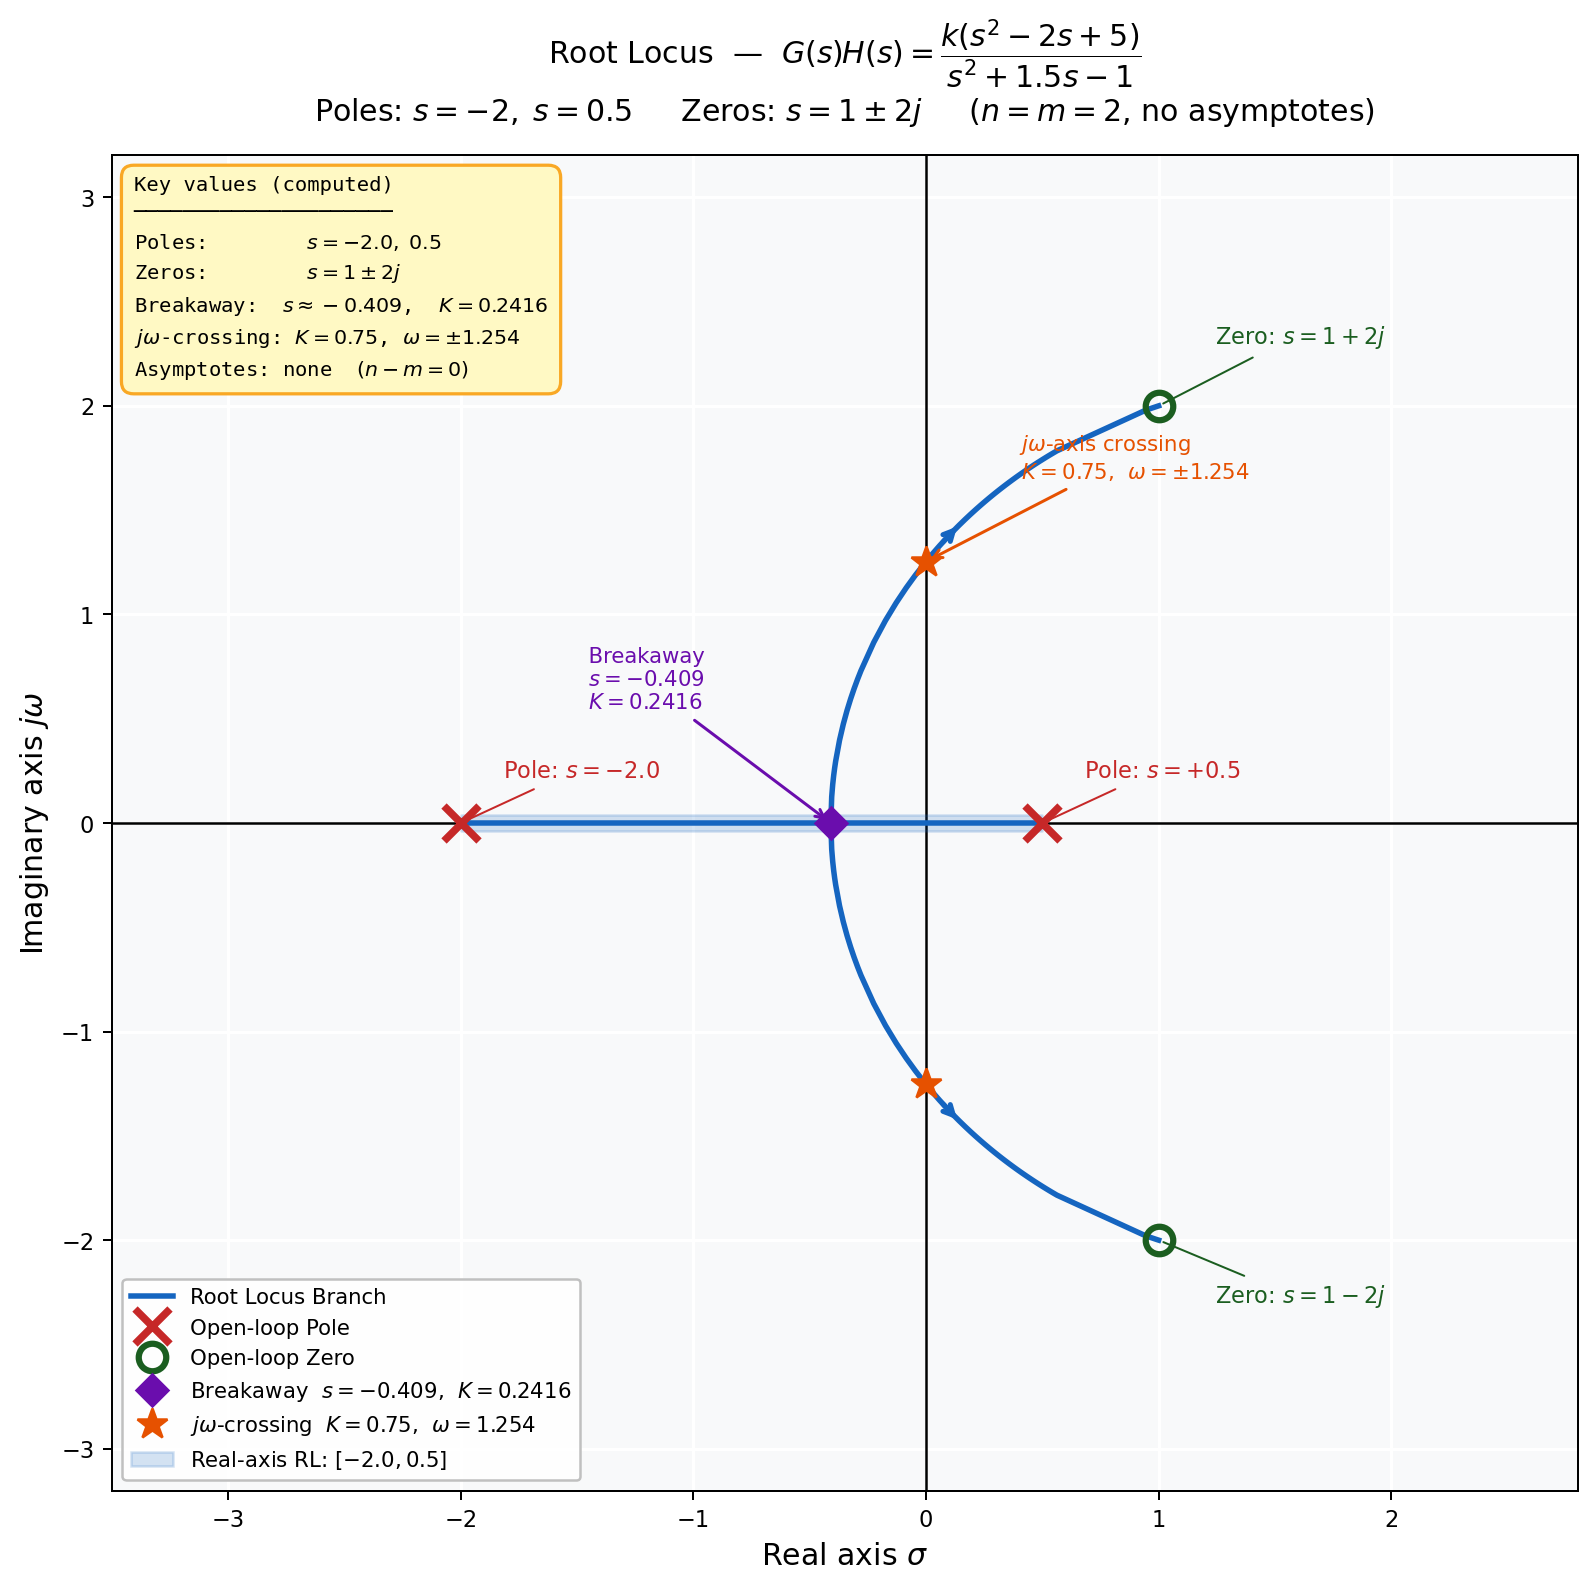

Python code for this plot:
"""
Root Locus for G(s)H(s) = k(s^2 - 2s + 5) / (s^2 + 1.5s - 1)
All values computed analytically / numerically via numpy & control.
"""

import numpy as np
import matplotlib.pyplot as plt
import matplotlib.patches as mpatches
from matplotlib.lines import Line2D
import control
import warnings
warnings.filterwarnings("ignore")

# ── Transfer function ────────────────────────────────────────────────────────
num = [1, -2, 5]          # s^2 - 2s + 5
den = [1,  1.5, -1]       # s^2 + 1.5s - 1
sys = control.tf(num, den)

# ── Analytical poles & zeros ─────────────────────────────────────────────────
poles = np.roots(den)
zeros = np.roots(num)

print("=" * 60)
print("G(s)H(s) = k(s² - 2s + 5) / (s² + 1.5s - 1)")
print("=" * 60)
print(f"\nPoles  (open-loop):  {poles}")
print(f"Zeros  (open-loop):  {zeros}")

n = len(poles)   # 2
m = len(zeros)   # 2
print(f"\nNumber of poles n = {n}")
print(f"Number of zeros m = {m}")
print(f"Branches going to ∞ = n - m = {n - m}  (no asymptotes needed)")

# ── Real-axis locus segments ─────────────────────────────────────────────────
# Real-axis rule: point on RL if #(real poles + real zeros) to its RIGHT is odd
real_poles = poles[np.abs(poles.imag) < 1e-9].real
real_zeros = zeros[np.abs(zeros.imag) < 1e-9].real
all_real = np.sort(np.concatenate([real_poles, real_zeros]))[::-1]
print(f"\nReal-axis critical points (right→left): {all_real}")
print("Real-axis RL segments:")
for i, s in enumerate(all_real):
    count = i + 1
    if count % 2 == 1:
        if i + 1 < len(all_real):
            print(f"  [{all_real[i+1]:.4f}, {s:.4f}]")
        else:
            print(f"  (-∞, {s:.4f}]")

# ── Breakaway / break-in points ──────────────────────────────────────────────
# dK/ds = 0  where K = -den(s)/num(s)
# d/ds [den/num] = (den'·num - den·num') / num² = 0  → den'·num = den·num'
# Numerically: find roots of den'(s)·num(s) - den(s)·num'(s) = 0
dden = np.polyder(den)
dnum = np.polyder(num)
# polynomial: dden * num - den * dnum
char_poly = np.polysub(np.polymul(dden, num), np.polymul(den, dnum))
breakpts_all = np.roots(char_poly)
print(f"\nBreakaway/break-in candidate roots: {breakpts_all}")

# Keep only real roots that lie on the real-axis locus
def k_at_s(s_val):
    """Return K = -P(s)/Z(s), real part only for real s."""
    return -np.polyval(den, s_val) / np.polyval(num, s_val)

breakpts = []
for bp in breakpts_all:
    if np.abs(bp.imag) < 1e-6:
        bpr = bp.real
        k_val = k_at_s(bpr).real
        if k_val >= 0:
            breakpts.append((bpr, k_val))
            print(f"  Valid breakaway/break-in at s = {bpr:.6f},  K = {k_val:.6f}")

# ── Gain K at specific points ────────────────────────────────────────────────
def gain_at_s(s_complex):
    """K = |den(s)| / |num(s)|  (magnitude condition)."""
    return np.abs(np.polyval(den, s_complex)) / np.abs(np.polyval(num, s_complex))

# ── Compute root locus numerically over a fine K range ──────────────────────
k_values = np.concatenate([
    np.linspace(0, 0.001, 200),
    np.linspace(0.001, 0.1, 500),
    np.linspace(0.1, 5, 2000),
    np.linspace(5, 50, 500),
])

all_roots = []
for k in k_values:
    cl_den = np.polyadd(den, k * np.array(num))
    roots = np.roots(cl_den)
    all_roots.append(np.sort_complex(roots))

all_roots = np.array(all_roots)

# ── Sort branches continuously (greedy nearest-neighbor) ─────────────────────
branches = all_roots.copy()
for i in range(1, len(branches)):
    prev = branches[i-1]
    curr = all_roots[i]
    # Try both orderings and pick the one minimising total movement
    order = list(range(n))
    for j in range(n):
        dists = np.abs(curr - prev[j])
        order[j] = np.argmin(dists)
        curr_copy = curr.copy()
    branches[i] = curr[order] if len(set(order)) == n else curr

# ── Departure angles from complex poles (none here, poles are real) ──────────
# All poles are real → angles are 0° or 180°, handled by real-axis rule.

# ── Arrival angles at complex zeros ─────────────────────────────────────────
print("\nArrival angles at zeros:")
for z in zeros:
    angle_from_poles = sum(np.angle(z - p) for p in poles)
    angle_from_zeros = sum(np.angle(z - ze) for ze in zeros if ze != z)
    # angle condition: angle_from_poles - angle_from_zeros = (2k+1)π
    arrival = np.pi * (2*0+1) - angle_from_poles + angle_from_zeros
    print(f"  zero={z:.3f}  arrival angle = {np.degrees(arrival):.2f}°")

# ── Imaginary-axis crossing (jω-axis) ────────────────────────────────────────
# Characteristic: s^2(1+k) + s(1.5-2k) + (-1+5k) = 0
# At s=jω: -(1+k)ω² + j·ω(1.5-2k) + (-1+5k) = 0
# Real: -(1+k)ω² + (-1+5k) = 0  →  ω² = (5k-1)/(k+1)
# Imag: ω(1.5-2k) = 0 → ω=0 (trivial) or k=0.75
k_cross = 0.75
w_cross = np.sqrt((5*k_cross - 1)/(k_cross + 1))
print(f"\nImaginary-axis crossing: K = {k_cross:.4f},  jω = ±{w_cross:.4f}j")

# ── Gain at key points ────────────────────────────────────────────────────────
print(f"\nGain at breakaway point s={breakpts[0][0]:.4f}:  K = {breakpts[0][1]:.6f}")
print(f"Gain at jω-crossing s=j{w_cross:.4f}:   K = {k_cross:.4f}")
print(f"Gain at zeros (K→∞): {zeros}")

# ════════════════════════════════════════════════════════════════════════════════
#  PLOT
# ════════════════════════════════════════════════════════════════════════════════
fig, ax = plt.subplots(figsize=(9, 9))
ax.set_facecolor("#f8f9fa")
fig.patch.set_facecolor("white")

# Grid
ax.grid(True, color="white", linewidth=1.2, zorder=0)
ax.set_axisbelow(True)

# ── Draw root locus branches ──────────────────────────────────────────────────
colors = ["#1f77b4", "#d62728"]
labels_added = set()

# Use control library for clean branch data
rlist, klist = control.root_locus(sys, plot=False)

# rlist shape: (len_k, n_poles)
for branch_idx in range(n):
    br = rlist[:, branch_idx]
    real_parts = br.real
    imag_parts = br.imag

    label = "Root Locus Branch" if "branch" not in labels_added else None
    ax.plot(real_parts, imag_parts, color="#1565C0", linewidth=2.2,
            label=label, zorder=3)
    if "branch" not in labels_added:
        labels_added.add("branch")

    # Arrow at mid-point to show direction of increasing K
    mid = len(br) // 2
    dx = br[mid+1].real - br[mid].real
    dy = br[mid+1].imag - br[mid].imag
    ax.annotate("", xy=(br[mid].real + dx*3, br[mid].imag + dy*3),
                xytext=(br[mid].real, br[mid].imag),
                arrowprops=dict(arrowstyle="->", color="#1565C0", lw=2.0),
                zorder=5)

# ── Poles (×) ────────────────────────────────────────────────────────────────
for i, p in enumerate(poles):
    ax.plot(p.real, p.imag, 'x', color='#C62828', markersize=14,
            markeredgewidth=3, zorder=6,
            label="Open-loop Pole" if i == 0 else None)
    ax.annotate(f"  Pole: $s={p.real:+.1f}$",
                xy=(p.real, p.imag), xytext=(p.real + 0.12, p.imag + 0.22),
                color='#C62828', fontsize=9,
                arrowprops=dict(arrowstyle="-", color='#C62828', lw=0.8))

# ── Zeros (○) ────────────────────────────────────────────────────────────────
for i, z in enumerate(zeros):
    ax.plot(z.real, z.imag, 'o', color='#1B5E20', markersize=11,
            markerfacecolor='none', markeredgewidth=2.5, zorder=6,
            label="Open-loop Zero" if i == 0 else None)
    sign = "+" if z.imag >= 0 else "-"
    ax.annotate(f"  Zero: $s={z.real:.0f}{sign}{abs(z.imag):.0f}j$",
                xy=(z.real, z.imag), xytext=(z.real + 0.18, z.imag + (0.3 if z.imag>0 else -0.3)),
                color='#1B5E20', fontsize=9,
                arrowprops=dict(arrowstyle="-", color='#1B5E20', lw=0.8))

# ── Breakaway point ───────────────────────────────────────────────────────────
for bp, k_bp in breakpts:
    ax.plot(bp, 0, 'D', color='#6A0DAD', markersize=9, zorder=7,
            label=f"Breakaway  $s={bp:.3f}$,  $K={k_bp:.4f}$")
    ax.annotate(f"  Breakaway\n  $s={bp:.3f}$\n  $K={k_bp:.4f}$",
                xy=(bp, 0), xytext=(bp - 1.1, 0.55),
                fontsize=8.5, color='#6A0DAD',
                arrowprops=dict(arrowstyle="->", color='#6A0DAD', lw=1.2))

# ── jω-axis crossing ─────────────────────────────────────────────────────────
for sign in [+1, -1]:
    ax.plot(0, sign * w_cross, '*', color='#E65100', markersize=13, zorder=7,
            label=f"$j\\omega$-crossing  $K={k_cross}$,  $\\omega={w_cross:.3f}$"
                  if sign == 1 else None)
ax.annotate(f"  $j\\omega$-axis crossing\n  $K={k_cross}$,  $\\omega=\\pm{w_cross:.3f}$",
            xy=(0, w_cross), xytext=(0.35, w_cross + 0.4),
            fontsize=8.5, color='#E65100',
            arrowprops=dict(arrowstyle="->", color='#E65100', lw=1.2))

# ── Real-axis locus segment shading ──────────────────────────────────────────
ax.axhspan(-0.04, 0.04, xmin=0, xmax=1, alpha=0)   # invisible baseline
seg_left  = min(real_poles)   # -2.0
seg_right = max(real_poles)   # +0.5
ax.fill_betweenx([-0.04, 0.04],
                 [seg_left, seg_left], [seg_right, seg_right],
                 color="#1565C0", alpha=0.18, zorder=2,
                 label=f"Real-axis RL: $[{seg_left},{seg_right}]$")

# ── Axes styling ──────────────────────────────────────────────────────────────
ax.axhline(0, color='black', linewidth=1.0, zorder=1)
ax.axvline(0, color='black', linewidth=1.0, zorder=1)
ax.set_xlim(-3.5, 2.8)
ax.set_ylim(-3.2, 3.2)
ax.set_xlabel(r"Real axis $\sigma$", fontsize=12)
ax.set_ylabel(r"Imaginary axis $j\omega$", fontsize=12)
ax.set_title(
    r"Root Locus  —  $G(s)H(s)=\dfrac{k(s^2-2s+5)}{s^2+1.5s-1}$"
    "\n"
    r"Poles: $s=-2,\;s=0.5$     Zeros: $s=1\pm2j$     $(n=m=2$, no asymptotes$)$",
    fontsize=12, pad=14
)

# ── Info box ──────────────────────────────────────────────────────────────────
info = (
    "Key values (computed)\n"
    "─────────────────────\n"
    f"Poles:        $s = {poles[0]:.1f},\\;{poles[1]:.1f}$\n"
    f"Zeros:        $s = 1\\pm2j$\n"
    f"Breakaway:  $s \\approx {breakpts[0][0]:.3f}$,  $K={breakpts[0][1]:.4f}$\n"
    f"$j\\omega$-crossing: $K={k_cross}$, $\\omega=\\pm{w_cross:.3f}$\n"
    f"Asymptotes: none  $(n-m=0)$"
)
ax.text(0.015, 0.985, info, transform=ax.transAxes,
        fontsize=8.2, verticalalignment='top',
        bbox=dict(boxstyle='round,pad=0.6', facecolor='#FFF9C4',
                  edgecolor='#F9A825', linewidth=1.3),
        family='monospace', linespacing=1.55, zorder=10)

ax.legend(loc="lower left", fontsize=8.5, framealpha=0.92,
          edgecolor="#bbb", fancybox=True)
ax.tick_params(labelsize=9)

plt.tight_layout()
plt.savefig("root_locus.png", dpi=180, bbox_inches="tight")
print("\n✓ Saved → root_locus.png")
plt.close()
